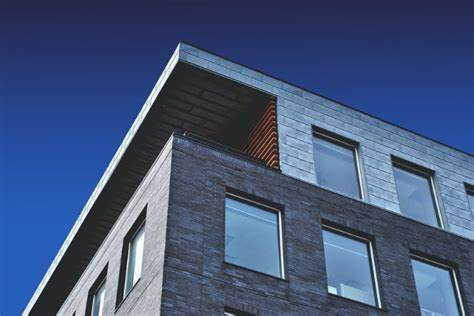
#> input picture 图像特征提取与描述/jiao.jpg, 474 x 316 px
$ python '1.特征提取.py'
#> lines starting #> are read from the running program, lines starting #| are printed output that depends on the picture
from sys import flags

import cv2.cv2
import numpy as np
import cv2 as cv
import matplotlib.pyplot as plt
from cv2.cv2 import threshold

"""harris角点检测"""
# [7 lines of commented-out code are left out]

"""shi-tomas"""
# [11 lines of commented-out code are left out]

"""SIFT"""
# [7 lines of commented-out code are left out]

"""FAST"""
# [7 lines of commented-out code are left out]

"""ORB"""
img = cv2.cv2.imread("jiao.jpg")
#> img is the input picture: shape (316, 474, 3); mean B, G, R 123.8, 86.6, 68.4
orb = cv.ORB_create(nfeatures=100)
kp,des = orb.detectAndCompute(img,None)
#> kp = 100 keypoints; strongest (x, y, size): (283, 277, 31), (283, 276, 37.2), (363, 199, 31), (171, 136, 31)
img2 = cv.drawKeypoints(img,kp,None,flags=0)
plt.imshow(img2[:,:,::-1])
plt.show()
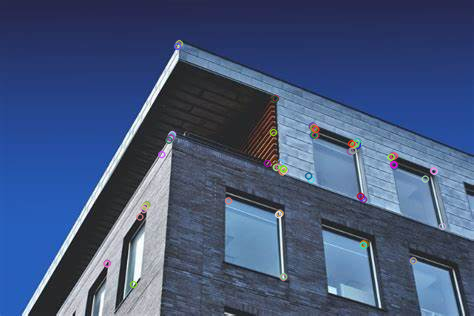
#> shown: shape (316, 474, 3); mean R, G, B 68.9, 86.9, 123.9
